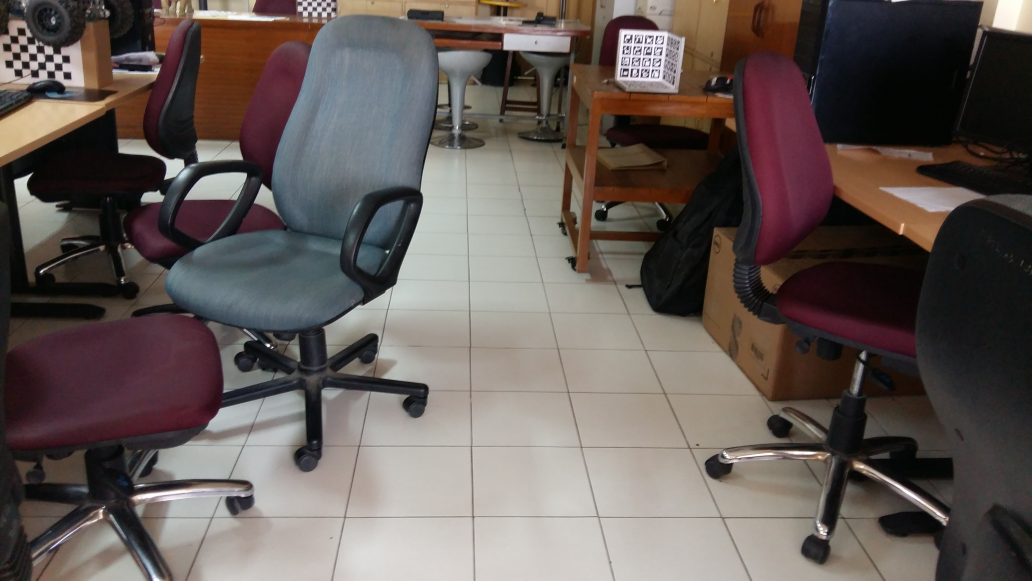
//> input picture test/obstacle-detection/floor_1.jpg, 4128 x 2322 px (shown at 1/4 size)
$ ./obstacle_test floor_1.jpg out.png   (built with g++ and OpenCV 4)
//> lines starting //> are read from the running program, lines starting //| are printed output that depends on the picture
#include <bits/stdc++.h>
#include "opencv2/core/core.hpp"
#include "opencv2/highgui/highgui.hpp"
#include "opencv2/imgproc/imgproc.hpp"

using namespace cv;
using namespace std;

typedef pair<int, int> floorpoint;

vector<floorpoint> floorPoints;
vector<floorpoint> floorPointsCoarse;
vector<floorpoint> floorPointsFiltered;
map<int, int> boundaryPoints;
const int WindowSize = 75;
const int WindowSizeCoarse = 100;
const int StepSize = 25;
const float EMPTY_THRES = 0.4;

map<floorpoint, int> ComponentNumber;
int numComponents = 0;

Mat img;
int imagewidth, imageheight;
Mat img_hsi;

// [46 lines left out: function constructHSIImage, not called in this run]


// bool isNeighbour(Point a, Point b)
// {
//     return (abs(a.x - b.x) <= StepSize or abs(a.y - b.y) <= StepSize);
// }

// dfs through points in image
void dfs(floorpoint currPoint, set<floorpoint>& visited, set<floorpoint>& allPoints) {
    int dx[4] = {0, 0, StepSize, -StepSize};
    int dy[4] = {StepSize, -StepSize, 0, 0};

    // if(visited.count(currPoint))
    //     return;

    ComponentNumber[currPoint] = numComponents;
    visited.insert(currPoint);

    for(int k=0; k<4; k++)
    {
        floorpoint newPoint = make_pair(currPoint.first + dx[k], currPoint.second + dy[k]);

        if(allPoints.count(newPoint) and (!visited.count(newPoint)))
            dfs(newPoint, visited, allPoints);
    }

}


// Mark connected components in point vector
void mark(vector<floorpoint>& v) {
    set<floorpoint> allPoints;
    set<floorpoint> visited;

    numComponents = 0;

    for(auto it: v)
        allPoints.insert(it);

    for(auto it: allPoints)
    {
        if(visited.count(it))
            continue;
        numComponents++;
        dfs(it, visited, allPoints);
    }
}

// Get yaw angle of bot
double getZAngle(Point point, double imagewidth, double focalLength) {
    double x = (double)(point.x - imagewidth/2);
    double y = (double)(imageheight/2 - point.y);
    double theta = atan(x /(focalLength + y));    // height of bot approx. equal to distance from centre of mass
    // atan chosen as return value in range [-pi/2, pi/2]
    return theta;
}

// Mean point of largest component - to follow
floorpoint getMeanLargestComp(int num) {
    int* numPoints = new int[num+1];
    // Set to 0
    for(int i = 1; i <= num; ++i) {
        numPoints[i] = 0;
    }
    int maxComponent, maxPoints;
    assert(not ComponentNumber.empty());
    for(auto iterator = ComponentNumber.begin(); iterator != ComponentNumber.end(); iterator++) {
        // cout << iterator->second;
        numPoints[iterator->second]++;
    }

    // Find component having max number of points
    maxPoints = 0;
    for(int i = 1; i <= num; ++i) {
        int numPoint = numPoints[i];
        if(maxPoints < numPoint) {
            maxPoints = numPoint;
            maxComponent = i;
        }
    }
    cout << "Max component: " << maxComponent << endl;
    cout << "Number of points: " << maxPoints << endl;

    map<int, vector<int> > relevantComponent;
    // find center of connected component
    double target_x = 0, target_y = 0; int n = 0;
    map<int, int > meanPath;

    for(auto iterator = ComponentNumber.begin(); iterator != ComponentNumber.end(); iterator++) {
        if(iterator->second == maxComponent) {
            n++;
            // cout << iterator->first.first << " " << iterator->first.second << endl;
            /* Forming relevant component */
            auto point = iterator->first;
            relevantComponent[point.second].push_back(point.first);

            /* Mean Calculation */
            target_x += point.first;
            target_y += point.second;
        }
    }


    for(auto it: relevantComponent)
    {
        int mean  = 0;
        for(auto it1 : it.second)
            mean += it1;

        mean /= (it.second).size();
        meanPath[it.first] = mean;
    }

    /* Draw mean path */
    auto it = meanPath.begin();
    int pathCount = 0;
    const int SKIP = 3;
    while(it != meanPath.end()) {
        // // Draw points
        // circle(img, Point(it->second, it->first), 10, Scalar(255, 0, 0), -1);
        // Draw path
        auto itNext = it;
        if(pathCount + SKIP < meanPath.size()) {
            advance(itNext, SKIP);
            if(itNext != meanPath.end()) {
                auto currPoint = Point(it->second, it->first);
                auto nextPoint = Point(itNext->second, itNext->first);
                line(img, currPoint, nextPoint, Scalar(255, 0 ,0), 5);
            }
        }
        else {
            break;
        }
        advance(it, SKIP);
        pathCount += SKIP;
        if(pathCount >= meanPath.size())
            break;
    }

    cout << n << endl;
    target_x /= numPoints[maxComponent];
    target_y /= numPoints[maxComponent];
    return make_pair((int)target_x, (int)target_y);
}

void checkGroundHSI(bool coarse) {
    int N;
    if(coarse) {
        N = WindowSizeCoarse / StepSize;
    }
    else {
        N = WindowSize / StepSize;
    }
    const int w = imagewidth / StepSize;
    const int h = imageheight / StepSize;

    const float HUE_THRES = 170;
    const float SAT_THRES = 40;
    const float INTENSITY_THRES = 150;

    int fCount[w][h];   // floor count dp in boxes
    int nfCount[w][h];  // non-floor count dp in boxes
    memset(fCount, -1, sizeof(fCount));
    memset(nfCount, -1, sizeof(nfCount));

    int countFloor = 0, countNFloor = 0;
    int start_i, end_i, start_j, end_j;
    Vec3b pixel_bgr; int pixel_b, pixel_g, pixel_r;
    Vec3b pixel_hsi; float pixel_h, pixel_s, pixel_i;
    // Count number of floor and non-floor pixels in boxes of image
    for (int i = 0; i < w; i++) {
        for (int j = 0; j < h; j++) {
            countFloor = 0; countNFloor = 0;
            start_i = i * StepSize; end_i = start_i + StepSize;
            start_j = j * StepSize; end_j = start_j + StepSize;
            for (int k = start_i; k < end_i; k++) {
                for (int l = start_j; l < end_j; l++) {
                    pixel_bgr = img.at<Vec3b>(l, k);
                    pixel_b = (int)pixel_bgr.val[0];
                    pixel_g = (int)pixel_bgr.val[1];
                    pixel_r = (int)pixel_bgr.val[2];
                    pixel_hsi = img_hsi.at<Vec3b>(l, k);
                    pixel_i = (int)pixel_hsi.val[0];
                    pixel_s = (int)pixel_hsi.val[1];
                    pixel_h = (int)pixel_hsi.val[2];
                    // cout << pixel_h << " " << pixel_s << " " << pixel_i << " " << "\t";
                    const int FLOOR_COLOR_THRES = 150;
                    if(/* (pixel_s < SAT_THRES) and */ (pixel_h > HUE_THRES)) {
                        countFloor++;
                    }
                    else {
                        countNFloor++;
                    }
                }
            }
            fCount[i][j] = countFloor;
            nfCount[i][j] = countNFloor;
            // cout << countFloor << "," << countNFloor << " ";
        }
        // cout << endl;
    }

    // Find floor points in image
    for (int i = 0; i < w-N; i++) {
        for (int j = 0; j < h-N; j++) {
            countFloor = 0; countNFloor = 0;
            for (int k = i; k < i+N; k++) {
                for (int l = j; l < j+N; l++) {
                    countFloor += fCount[k][l];
                    countNFloor += nfCount[k][l];
                }
            }
            float floorRatio = ((float)countNFloor)/((float)countFloor + (float)countNFloor);
            // cout << floorRatio << " ";
            if(floorRatio < EMPTY_THRES) {
                if(coarse) {
                    floorPointsCoarse.push_back(make_pair((i+N/2) * StepSize, (j+N/2) * StepSize) );
                }
                else {
                    floorPoints.push_back(make_pair((i+N/2) * StepSize, (j+N/2) * StepSize) );
                }
            }
        }
        // cout << endl;
    }
}

// Get boundary points
void getBoundaryPoints() {
    const int Y_GAP = 5 * StepSize;
    const int ZERO_GAP = 5 * StepSize;
    bool ignoreColumn = false;
    int xBound = floorPoints[0].first, yBound = floorPoints[0].second;
    // cout << "Floor points: " << endl;
    for(auto rit = floorPoints.rbegin(); rit != floorPoints.rend(); rit++) {
        // cout << rit->first << " " << rit->second << endl;
        if(rit->first != xBound) {  // New column start
            boundaryPoints[xBound] = yBound;   // Prev column added to boundary

            if(imageheight - rit->second > ZERO_GAP) {
                ignoreColumn = true;    // Ignore column if free space far from image bottom
            }
            else {
                ignoreColumn = false;
            }

            xBound = rit->first;
            yBound = rit->second;

        }
        else {      // Old column
            if((not ignoreColumn) and rit->second < yBound and (yBound - rit->second < Y_GAP)) {
                yBound = rit->second;
            }
        }
    }
}

void filterFloorPoints() {
    for(auto point: floorPointsCoarse) {
        if(point.second > boundaryPoints[point.first]) {
            floorPointsFiltered.push_back(point);
        }
    }
}

// [146 lines left out: functions checkGround, findTileLines, findDistance, not called in this run]

int main(int argc, char const *argv[])
{
    img = imread(argv[1], CV_LOAD_IMAGE_COLOR);
//> img is the input picture: 2322 rows x 4128 cols, CV_8UC3; mean B, G, R 86.3, 90.4, 100

    // Write angles to file
    // ofstream myfile;
    // myfile.open("angle.txt");
    const double focalLength = 806.74987791;

    // constructHSIImage();    // construct img_hsi
    cvtColor(img, img_hsi, CV_BGR2HSV);
//> img_hsi: 2322 rows x 4128 cols, CV_8UC3; mean H, S, V 58.7, 65.7, 102.7
    imwrite("floor_hsi.jpg", img_hsi);
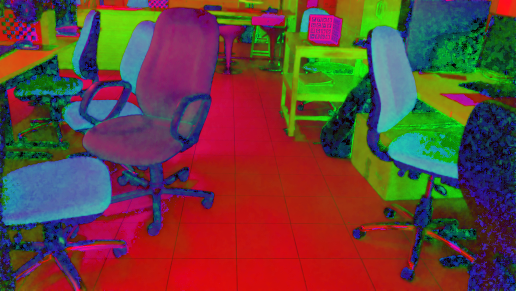
//> saved as floor_hsi.jpg: 2322 rows x 4128 cols, CV_8UC3 (shown at 1/8 size); mean B, G, R 58.7, 65.7, 102.7

    imagewidth = img.cols;
    imageheight = img.rows;
    // cout << imagewidth << " " << imageheight << endl;

    checkGroundHSI(false);     // find points using fine window
//> the loop in checkGroundHSI, `for (int i = 0; i < w; i++)` made 165 passes
//> (countFloor, countNFloor, start_i, end_i) on passes 1 to 3: (0, 625, 0, 25), (0, 625, 25, 50), (0, 625, 50, 75)
//> after the loop in checkGroundHSI, `for (int i = 0; i < w; i++)`: countFloor = 0; countNFloor = 625; start_i = 4100; end_i = 4125; start_j = 2275; end_j = 2300
//> the loop in checkGroundHSI, `for (int i = 0; i < w-N; i++)` made 162 passes
//> (countFloor, countNFloor) on passes 1 to 3: (0, 5625), (0, 5625), (0, 5625)
//> after the loop in checkGroundHSI, `for (int i = 0; i < w-N; i++)`: countFloor = 0; countNFloor = 5625; floorPoints = 2570 pairs, first 12: [25, 250], [25, 275], [25, 300], [25, 475], [25, 500], [25, 525], [25, 550], [25, 575], [50, 300], [50, 450], [50, 475], [50, 500]
    checkGroundHSI(true);     // find points using coarse window
//> the loop in checkGroundHSI (call 2), `for (int i = 0; i < w; i++)` made 165 passes
    // findTileLines();

    // Draw points on image
    cout << "No. of coarse floor points: " << floorPointsCoarse.size() << endl;
//| No. of coarse floor points: 2434

    // Get Boundary points
    getBoundaryPoints();
    for(auto it = boundaryPoints.begin(); it!=boundaryPoints.end(); it++) {
        // circle(img, boundaryPoint, 10, Scalar(255, 0, 0), -1);
        /* Draw boundary line */
        auto itNext = it;
        itNext++;
        if(itNext != boundaryPoints.end()) {
            line(img, Point(it->first, it->second), Point(itNext->first, itNext->second), Scalar(255, 0, 255), 5);
        }
    }
//> this loop made 119 passes

    // Mark connected components in points
    filterFloorPoints();
//> the loop in filterFloorPoints, `for(auto point: floorPointsCoarse)` made 2434 passes
//> point on passes 1 to 3: (50, 275), (50, 300), (50, 475)
    for(auto point: floorPointsFiltered) {
        // cout << point;
        circle(img, Point(point.first, point.second), 7, Scalar(0, 255, 0), -1);
    }
//> this loop made 1656 passes
//> point on passes 1 to 3: (125, 550), (175, 525), (225, 500)
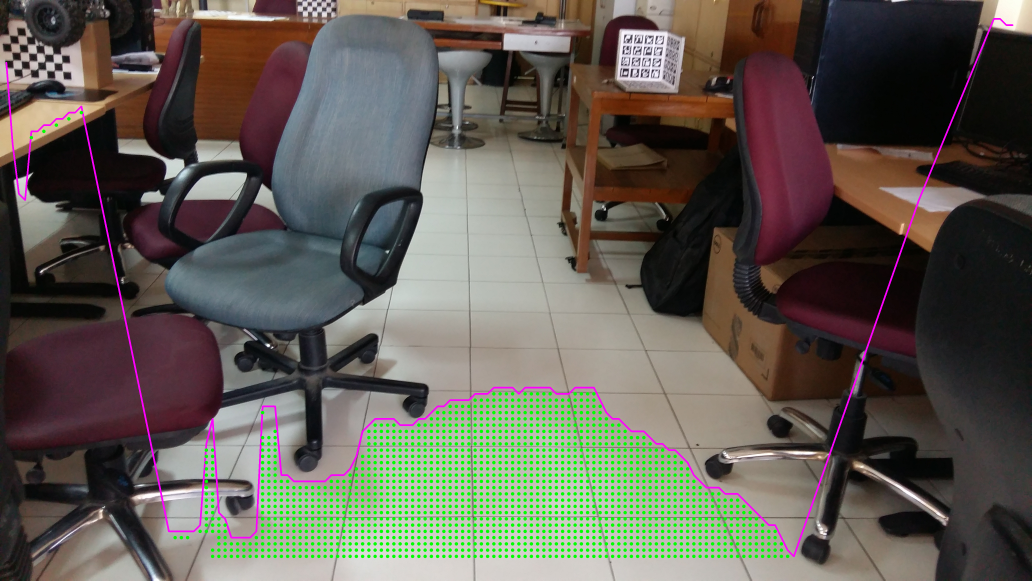
//> img: 2322 rows x 4128 cols, CV_8UC3 (shown at 1/4 size); mean B, G, R 82.7, 91.3, 96
    mark(floorPointsFiltered);
//> the loop in mark, `for(auto it: v)` made 1656 passes
//> the loop in mark, `for(auto it: allPoints)` made 1656 passes
    cout << "Marked: " << ComponentNumber.size() << endl;
//| Marked: 1656
    cout << "Number of components: " << numComponents << endl;
//| Number of components: 8

    floorpoint target = getMeanLargestComp(numComponents);
//> the loop in getMeanLargestComp, `for(int i = 1; i <= num; ++i)` made 8 passes
//| Max component: 7
//| Number of points: 1647
//> the loop in getMeanLargestComp, `for(auto it: relevantComponent)` made 27 passes
//> the loop in getMeanLargestComp, `while(it != meanPath.end())` made 9 passes
//| 1647
    // cout << target.first << " " << target.second << endl;
    Point targetPoint(target.first, target.second);
    cout << argv[1] << "-> angle = " << getZAngle(targetPoint, imagewidth, focalLength) << endl;
//| floor_1.jpg-> angle = 1.4718

    circle(img, targetPoint, 15, Scalar(0, 0, 255), -1);


    imwrite(argv[2], img);

    // int distanceToObstacle = findDistance();
    // cout << "Distance to obstacle: " << distanceToObstacle << " pixels" << endl;

    return 0;
}

$ run again, on test/obstacle-detection/floor_3.jpg
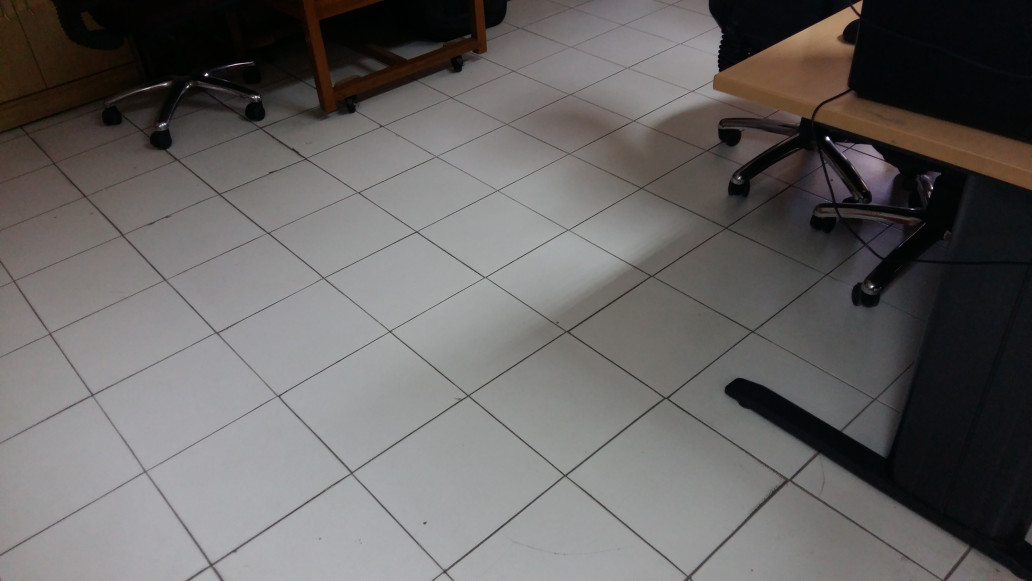
//> input picture test/obstacle-detection/floor_3.jpg, 4128 x 2322 px (shown at 1/4 size)
//> img is the input picture: 2322 rows x 4128 cols, CV_8UC3; mean B, G, R 99.2, 100.1, 102.8
//> img_hsi: 2322 rows x 4128 cols, CV_8UC3; mean H, S, V 71.6, 37.6, 104.4
//> `imwrite("floor_hsi.jpg", img_hsi);`:
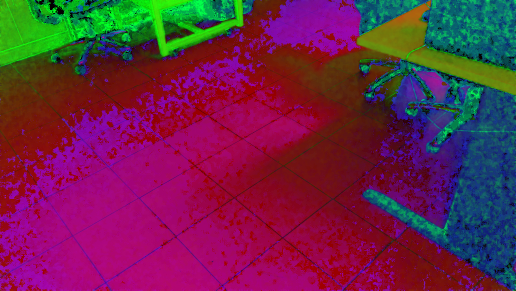
//> saved as floor_hsi.jpg: 2322 rows x 4128 cols, CV_8UC3 (shown at 1/8 size); mean B, G, R 71.6, 37.6, 104.4
//> the loop in checkGroundHSI, `for (int i = 0; i < w; i++)` made 165 passes
//> (countFloor, countNFloor, start_i, end_i) on passes 1 to 3: (0, 625, 0, 25), (0, 625, 25, 50), (0, 625, 50, 75)
//> after the loop in checkGroundHSI, `for (int i = 0; i < w; i++)`: countFloor = 0; countNFloor = 625; start_i = 4100; end_i = 4125; start_j = 2275; end_j = 2300
//> the loop in checkGroundHSI, `for (int i = 0; i < w-N; i++)` made 162 passes
//> (countFloor, countNFloor) on passes 1 to 3: (0, 5625), (0, 5625), (0, 5625)
//> after the loop in checkGroundHSI, `for (int i = 0; i < w-N; i++)`: countFloor = 0; countNFloor = 5625; floorPoints = 553 pairs, first 12: [550, 1950], [550, 1975], [550, 2000], [550, 2025], [550, 2050], [550, 2075], [550, 2100], [550, 2125], [550, 2150], [550, 2175], [550, 2200], [550, 2225]
//> the loop in checkGroundHSI (call 2), `for (int i = 0; i < w; i++)` made 165 passes
//| No. of coarse floor points: 539
//> the loop `for(auto it = boundaryPoints.begin(); it!=boundaryPoints.end(); it++)` made 49 passes
//> the loop in filterFloorPoints, `for(auto point: floorPointsCoarse)` made 539 passes
//> the loop `for(auto point: floorPointsFiltered)` made 483 passes
//> after the loop `for(auto point: floorPointsFiltered)`:
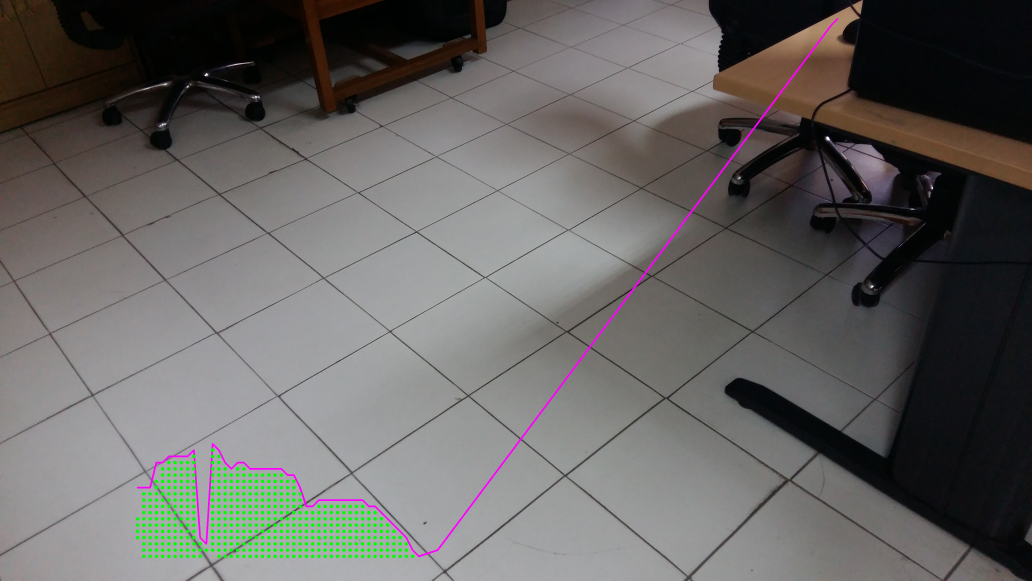
//> img: 2322 rows x 4128 cols, CV_8UC3 (shown at 1/4 size); mean B, G, R 98.4, 100.3, 101.9
//> the loop in mark, `for(auto it: v)` made 483 passes
//> the loop in mark, `for(auto it: allPoints)` made 483 passes
//| Marked: 483
//| Number of components: 1
//> the loop in getMeanLargestComp, `for(int i = 1; i <= num; ++i)` made 1 pass
//| Max component: 1
//| Number of points: 483
//> the loop in getMeanLargestComp, `for(auto it: relevantComponent)` made 18 passes
//> the loop in getMeanLargestComp, `while(it != meanPath.end())` made 6 passes
//| 483
//| floor_3.jpg-> angle = 1.46518
